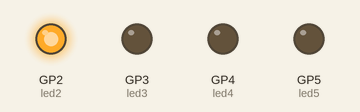
This program was run on a simulated Raspberry Pi Pico running MicroPython. Shown: output pins drawn as LEDs (lit = HIGH).

Above: at 0.2 s.
At 1.2 s:
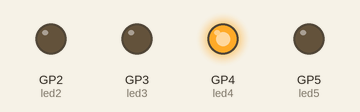
At 2.7 s:
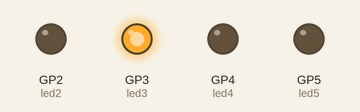
At 3.7 s:
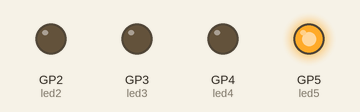
Timing chart, 0 to 4.6 s (numbered marks = the images above):
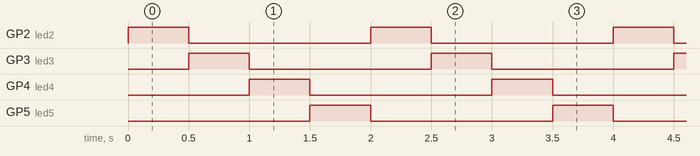

The program:

Sekven_n__rozsv_cov_n__ledky_statick_.py
```python
from machine import Pin
from time import sleep

# Nastavení pinů jako výstupy
led2 = Pin(2, Pin.OUT)
led3 = Pin(3, Pin.OUT)
led4 = Pin(4, Pin.OUT)
led5 = Pin(5, Pin.OUT)

# Interval (ms)
delay = 0.5   # půl sekundy

while True:
    led2.value(1); sleep(delay); led2.value(0)
    led3.value(1); sleep(delay); led3.value(0)
    led4.value(1); sleep(delay); led4.value(0)
    led5.value(1); sleep(delay); led5.value(0)
```

Measured:
- by itself, GP2 (led2), GP3 (led3), GP4 (led4), GP5 (led5): alternates HIGH for 0.50 s and LOW for 1.5 s
- by itself, everything shown: repeats every 2.0 s, in 4 steps
